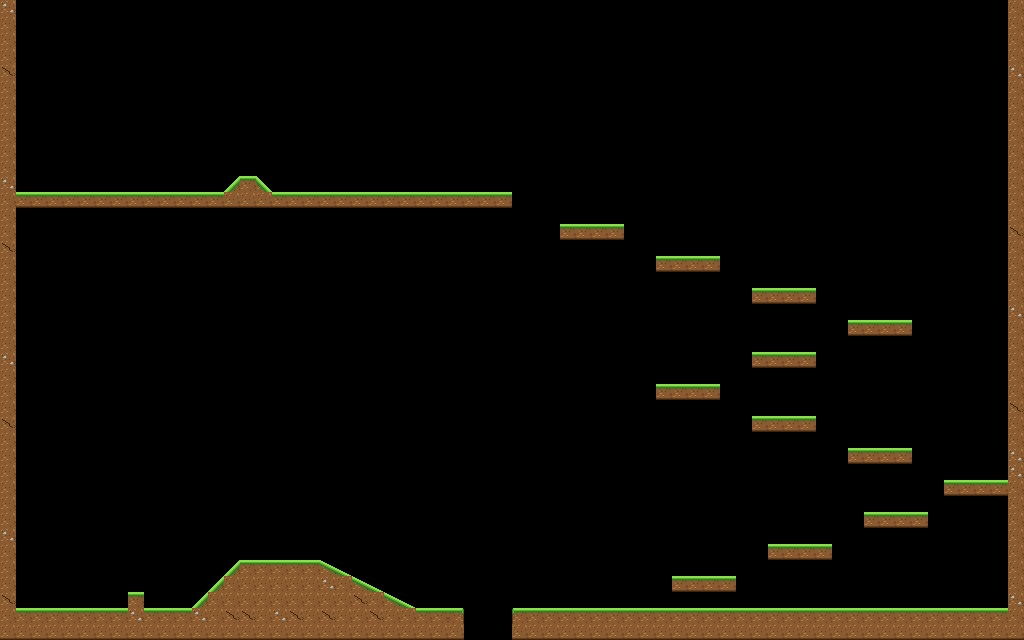

A 2D game scene composited from a Tiled map and its tileset images. What follows is a short description and the map's XML, with each tile layer's data collapsed to a summary:
An orthogonal 64x40 tile map with 16x16 px tiles, 1 tile layer (ground), 2 tilesets and 63 objects (30x gem, 3x checkpoint, 3x egg, spawn, exit, ...).

<map version="1.10" orientation="orthogonal" renderorder="right-down" width="64" height="40" tilewidth="16" tileheight="16" infinite="0" nextlayerid="3" nextobjectid="64">
 <tileset firstgid="1" source="../gen/forest.tsx" />
 <tileset firstgid="101" source="../gen/deco.tsx" />
 <layer id="1" name="ground" width="64" height="40">
  <data>[2560 cells, 314 non-empty, 12 distinct tile ids]</data>
 </layer>
 <objectgroup id="2" name="objects">
  <object id="1" name="spawn" type="spawn" x="56" y="608">
   <point />
  </object>
  <object id="2" name="exit" type="exit" x="24" y="160" width="32" height="32" />
  <object id="3" gid="106" x="88" y="608" width="16" height="16" />
  <object id="4" gid="101" x="24" y="608" width="16" height="16" />
  <object id="5" gid="102" x="40" y="608" width="16" height="16" />
  <object id="6" gid="107" x="150" y="608" width="16" height="16" />
  <object id="7" gid="108" x="166" y="608" width="16" height="16" />
  <object id="8" gid="103" x="256" y="560" width="16" height="16" />
  <object id="9" gid="104" x="280" y="560" width="16" height="16" />
  <object id="10" gid="105" x="300" y="560" width="16" height="16" />
  <object id="11" gid="101" x="560" y="608" width="16" height="16" />
  <object id="12" gid="102" x="576" y="608" width="16" height="16" />
  <object id="13" gid="107" x="600" y="608" width="16" height="16" />
  <object id="14" gid="108" x="616" y="608" width="16" height="16" />
  <object id="15" gid="103" x="700" y="608" width="16" height="16" />
  <object id="16" gid="105" x="760" y="608" width="16" height="16" />
  <object id="17" gid="102" x="690" y="576" width="16" height="16" />
  <object id="18" gid="101" x="120" y="192" width="16" height="16" />
  <object id="19" gid="104" x="200" y="192" width="16" height="16" />
  <object id="20" gid="103" x="330" y="192" width="16" height="16" />
  <object id="21" gid="101" x="420" y="192" width="16" height="16" />
  <object id="22" gid="105" x="470" y="192" width="16" height="16" />
  <object id="23" gid="104" x="60" y="608" width="16" height="16">
   <properties>
    <property name="front" type="bool" value="true" />
   </properties>
  </object>
  <object id="24" gid="104" x="180" y="608" width="16" height="16">
   <properties>
    <property name="front" type="bool" value="true" />
   </properties>
  </object>
  <object id="25" gid="104" x="620" y="608" width="16" height="16">
   <properties>
    <property name="front" type="bool" value="true" />
   </properties>
  </object>
  <object id="26" gid="104" x="380" y="192" width="16" height="16">
   <properties>
    <property name="front" type="bool" value="true" />
   </properties>
  </object>
  <object id="27" name="checkpoint1" type="checkpoint" x="234" y="528" width="32" height="32" />
  <object id="28" name="checkpoint2" type="checkpoint" x="640" y="576" width="32" height="32" />
  <object id="29" name="checkpoint3" type="checkpoint" x="440" y="160" width="32" height="32" />
  <object id="30" name="gem" type="gem" x="112" y="560" width="16" height="16" />
  <object id="31" name="gem" type="gem" x="128" y="560" width="16" height="16" />
  <object id="32" name="gem" type="gem" x="144" y="560" width="16" height="16" />
  <object id="33" name="gem" type="gem" x="268" y="540" width="16" height="16" />
  <object id="34" name="gem" type="gem" x="284" y="540" width="16" height="16" />
  <object id="35" name="gem" type="gem" x="300" y="540" width="16" height="16" />
  <object id="36" name="gem" type="gem" x="316" y="540" width="16" height="16" />
  <object id="37" name="gem" type="gem" x="464" y="556" width="16" height="16" />
  <object id="38" name="gem" type="gem" x="480" y="556" width="16" height="16" />
  <object id="39" name="gem" type="gem" x="496" y="556" width="16" height="16" />
  <object id="40" name="gem" type="gem" x="448" y="570" width="16" height="16" />
  <object id="41" name="gem" type="gem" x="512" y="570" width="16" height="16" />
  <object id="42" name="gem" type="gem" x="696" y="556" width="16" height="16" />
  <object id="43" name="gem" type="gem" x="792" y="524" width="16" height="16" />
  <object id="44" name="gem" type="gem" x="888" y="492" width="16" height="16" />
  <object id="45" name="gem" type="gem" x="872" y="428" width="16" height="16" />
  <object id="46" name="gem" type="gem" x="776" y="396" width="16" height="16" />
  <object id="47" name="gem" type="gem" x="680" y="364" width="16" height="16" />
  <object id="48" name="gem" type="gem" x="776" y="332" width="16" height="16" />
  <object id="49" name="gem" type="gem" x="872" y="300" width="16" height="16" />
  <object id="50" name="gem" type="gem" x="776" y="268" width="16" height="16" />
  <object id="51" name="gem" type="gem" x="680" y="236" width="16" height="16" />
  <object id="52" name="gem" type="gem" x="584" y="204" width="16" height="16" />
  <object id="53" name="gem" type="gem" x="352" y="172" width="16" height="16" />
  <object id="54" name="gem" type="gem" x="328" y="172" width="16" height="16" />
  <object id="55" name="gem" type="gem" x="304" y="172" width="16" height="16" />
  <object id="56" name="gem" type="gem" x="280" y="172" width="16" height="16" />
  <object id="57" name="gem" type="gem" x="256" y="172" width="16" height="16" />
  <object id="58" name="gem" type="gem" x="232" y="172" width="16" height="16" />
  <object id="59" name="gem" type="gem" x="208" y="172" width="16" height="16" />
  <object id="60" name="egg" type="egg" x="982" y="588" width="16" height="16" />
  <object id="61" name="egg" type="egg" x="968" y="460" width="16" height="16" />
  <object id="62" name="egg" type="egg" x="48" y="144" width="16" height="16" />
  <object id="63" name="life" type="life" x="776" y="252" width="16" height="16" />
 </objectgroup>
</map>
